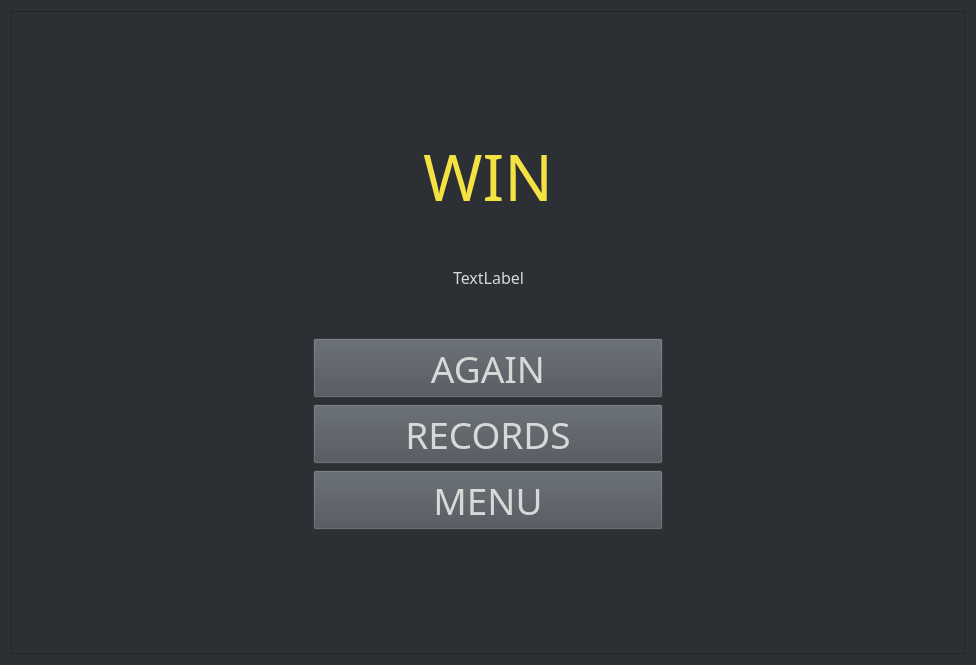
<?xml version="1.0" encoding="UTF-8"?>
<ui version="4.0">
 <class>Game</class>
 <widget class="QWidget" name="Game">
  <property name="geometry">
   <rect>
    <x>0</x>
    <y>0</y>
    <width>976</width>
    <height>665</height>
   </rect>
  </property>
  <property name="windowTitle">
   <string>Game</string>
  </property>
  <property name="styleSheet">
   <string notr="true">background-color: rgb(44, 47, 51);</string>
  </property>
  <layout class="QVBoxLayout" name="verticalLayout_4">
   <item>
    <widget class="QFrame" name="frame_5">
     <property name="styleSheet">
      <string notr="true">background-color: rgb(44, 47, 51);</string>
     </property>
     <property name="frameShape">
      <enum>QFrame::StyledPanel</enum>
     </property>
     <property name="frameShadow">
      <enum>QFrame::Raised</enum>
     </property>
     <layout class="QVBoxLayout" name="verticalLayout_3">
      <item>
       <spacer name="verticalSpacer_2">
        <property name="orientation">
         <enum>Qt::Vertical</enum>
        </property>
        <property name="sizeHint" stdset="0">
         <size>
          <width>20</width>
          <height>40</height>
         </size>
        </property>
       </spacer>
      </item>
      <item>
       <widget class="QFrame" name="frame_4">
        <property name="sizePolicy">
         <sizepolicy hsizetype="Preferred" vsizetype="Fixed">
          <horstretch>0</horstretch>
          <verstretch>0</verstretch>
         </sizepolicy>
        </property>
        <property name="minimumSize">
         <size>
          <width>0</width>
          <height>100</height>
         </size>
        </property>
        <property name="styleSheet">
         <string notr="true">background-color: rgba(255, 255, 255, 0);</string>
        </property>
        <property name="frameShape">
         <enum>QFrame::StyledPanel</enum>
        </property>
        <property name="frameShadow">
         <enum>QFrame::Raised</enum>
        </property>
        <layout class="QHBoxLayout" name="horizontalLayout_4">
         <item>
          <spacer name="horizontalSpacer_5">
           <property name="orientation">
            <enum>Qt::Horizontal</enum>
           </property>
           <property name="sizeHint" stdset="0">
            <size>
             <width>275</width>
             <height>20</height>
            </size>
           </property>
          </spacer>
         </item>
         <item>
          <widget class="QLabel" name="label">
           <property name="sizePolicy">
            <sizepolicy hsizetype="Fixed" vsizetype="Fixed">
             <horstretch>0</horstretch>
             <verstretch>0</verstretch>
            </sizepolicy>
           </property>
           <property name="minimumSize">
            <size>
             <width>350</width>
             <height>100</height>
            </size>
           </property>
           <property name="font">
            <font>
             <family>Press Start 2P</family>
             <pointsize>48</pointsize>
            </font>
           </property>
           <property name="styleSheet">
            <string notr="true">color: rgb(244, 226, 66);</string>
           </property>
           <property name="text">
            <string>WIN</string>
           </property>
           <property name="alignment">
            <set>Qt::AlignCenter</set>
           </property>
          </widget>
         </item>
         <item>
          <spacer name="horizontalSpacer_6">
           <property name="orientation">
            <enum>Qt::Horizontal</enum>
           </property>
           <property name="sizeHint" stdset="0">
            <size>
             <width>275</width>
             <height>20</height>
            </size>
           </property>
          </spacer>
         </item>
        </layout>
       </widget>
      </item>
      <item>
       <widget class="QFrame" name="frame_3">
        <property name="sizePolicy">
         <sizepolicy hsizetype="Preferred" vsizetype="Fixed">
          <horstretch>0</horstretch>
          <verstretch>0</verstretch>
         </sizepolicy>
        </property>
        <property name="minimumSize">
         <size>
          <width>0</width>
          <height>50</height>
         </size>
        </property>
        <property name="styleSheet">
         <string notr="true">background-color: rgba(255, 255, 255, 0);</string>
        </property>
        <property name="frameShape">
         <enum>QFrame::StyledPanel</enum>
        </property>
        <property name="frameShadow">
         <enum>QFrame::Raised</enum>
        </property>
        <layout class="QHBoxLayout" name="horizontalLayout_3">
         <item>
          <spacer name="horizontalSpacer_3">
           <property name="orientation">
            <enum>Qt::Horizontal</enum>
           </property>
           <property name="sizeHint" stdset="0">
            <size>
             <width>378</width>
             <height>20</height>
            </size>
           </property>
          </spacer>
         </item>
         <item>
          <widget class="QLabel" name="label_2">
           <property name="sizePolicy">
            <sizepolicy hsizetype="Preferred" vsizetype="Fixed">
             <horstretch>0</horstretch>
             <verstretch>0</verstretch>
            </sizepolicy>
           </property>
           <property name="minimumSize">
            <size>
             <width>0</width>
             <height>50</height>
            </size>
           </property>
           <property name="font">
            <font>
             <family>Press Start 2P</family>
             <pointsize>12</pointsize>
            </font>
           </property>
           <property name="styleSheet">
            <string notr="true">color: rgb(216, 216, 216);</string>
           </property>
           <property name="text">
            <string>TextLabel</string>
           </property>
          </widget>
         </item>
         <item>
          <spacer name="horizontalSpacer_4">
           <property name="orientation">
            <enum>Qt::Horizontal</enum>
           </property>
           <property name="sizeHint" stdset="0">
            <size>
             <width>378</width>
             <height>20</height>
            </size>
           </property>
          </spacer>
         </item>
        </layout>
       </widget>
      </item>
      <item>
       <widget class="QFrame" name="frame_2">
        <property name="sizePolicy">
         <sizepolicy hsizetype="Preferred" vsizetype="Fixed">
          <horstretch>0</horstretch>
          <verstretch>0</verstretch>
         </sizepolicy>
        </property>
        <property name="styleSheet">
         <string notr="true">background-color: rgba(255, 255, 255, 0);</string>
        </property>
        <property name="frameShape">
         <enum>QFrame::StyledPanel</enum>
        </property>
        <property name="frameShadow">
         <enum>QFrame::Raised</enum>
        </property>
        <layout class="QHBoxLayout" name="horizontalLayout_2">
         <item>
          <spacer name="horizontalSpacer">
           <property name="orientation">
            <enum>Qt::Horizontal</enum>
           </property>
           <property name="sizeHint" stdset="0">
            <size>
             <width>265</width>
             <height>20</height>
            </size>
           </property>
          </spacer>
         </item>
         <item>
          <widget class="QFrame" name="frame">
           <property name="sizePolicy">
            <sizepolicy hsizetype="Preferred" vsizetype="Fixed">
             <horstretch>0</horstretch>
             <verstretch>0</verstretch>
            </sizepolicy>
           </property>
           <property name="styleSheet">
            <string notr="true">background-color: rgba(255, 255, 255, 0);</string>
           </property>
           <property name="frameShape">
            <enum>QFrame::StyledPanel</enum>
           </property>
           <property name="frameShadow">
            <enum>QFrame::Raised</enum>
           </property>
           <layout class="QVBoxLayout" name="verticalLayout_2">
            <item>
             <widget class="QPushButton" name="againButton">
              <property name="sizePolicy">
               <sizepolicy hsizetype="Fixed" vsizetype="Fixed">
                <horstretch>0</horstretch>
                <verstretch>0</verstretch>
               </sizepolicy>
              </property>
              <property name="minimumSize">
               <size>
                <width>350</width>
                <height>60</height>
               </size>
              </property>
              <property name="font">
               <font>
                <family>Press Start 2P</family>
                <pointsize>28</pointsize>
               </font>
              </property>
              <property name="styleSheet">
               <string notr="true">QPushButton {
	background-color: rgb(74, 80, 86);
	color: rgb(216, 216, 216);
}
QPushButton:hover:!pressed  {
	background-color: rgb(244, 226, 66);
	color: rgb(43, 43, 43);
}</string>
              </property>
              <property name="text">
               <string>AGAIN</string>
              </property>
             </widget>
            </item>
            <item>
             <widget class="QPushButton" name="recordsButton">
              <property name="minimumSize">
               <size>
                <width>350</width>
                <height>60</height>
               </size>
              </property>
              <property name="font">
               <font>
                <family>Press Start 2P</family>
                <pointsize>28</pointsize>
               </font>
              </property>
              <property name="styleSheet">
               <string notr="true">QPushButton {
	background-color: rgb(74, 80, 86);
	color: rgb(216, 216, 216);
}
QPushButton:hover:!pressed  {
	background-color: rgb(244, 226, 66);
	color: rgb(43, 43, 43);
}</string>
              </property>
              <property name="text">
               <string>RECORDS</string>
              </property>
             </widget>
            </item>
            <item>
             <widget class="QPushButton" name="menuButton">
              <property name="minimumSize">
               <size>
                <width>350</width>
                <height>60</height>
               </size>
              </property>
              <property name="font">
               <font>
                <family>Press Start 2P</family>
                <pointsize>28</pointsize>
               </font>
              </property>
              <property name="styleSheet">
               <string notr="true">QPushButton {
	background-color: rgb(74, 80, 86);
	color: rgb(216, 216, 216);
}
QPushButton:hover:!pressed  {
	background-color: rgb(244, 226, 66);
	color: rgb(43, 43, 43);
}</string>
              </property>
              <property name="text">
               <string>MENU</string>
              </property>
             </widget>
            </item>
           </layout>
          </widget>
         </item>
         <item>
          <spacer name="horizontalSpacer_2">
           <property name="orientation">
            <enum>Qt::Horizontal</enum>
           </property>
           <property name="sizeHint" stdset="0">
            <size>
             <width>265</width>
             <height>20</height>
            </size>
           </property>
          </spacer>
         </item>
        </layout>
       </widget>
      </item>
      <item>
       <spacer name="verticalSpacer">
        <property name="orientation">
         <enum>Qt::Vertical</enum>
        </property>
        <property name="sizeType">
         <enum>QSizePolicy::Expanding</enum>
        </property>
        <property name="sizeHint" stdset="0">
         <size>
          <width>20</width>
          <height>40</height>
         </size>
        </property>
       </spacer>
      </item>
     </layout>
    </widget>
   </item>
  </layout>
 </widget>
 <resources/>
 <connections/>
</ui>
